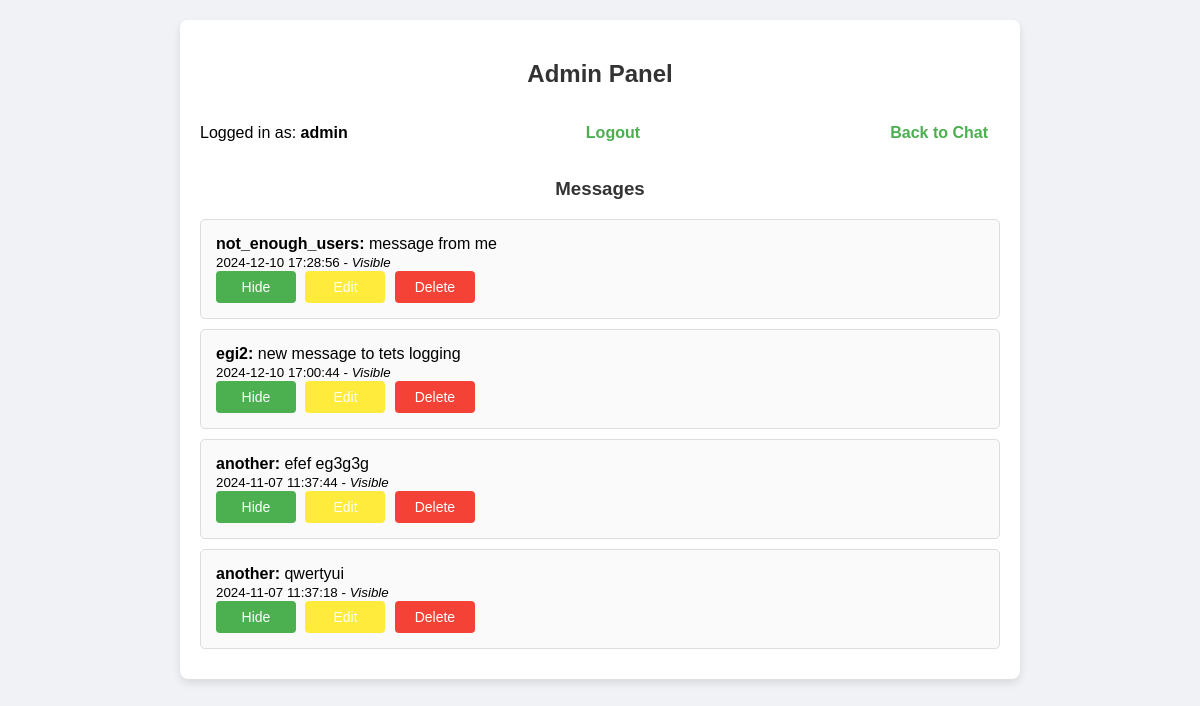
Page /admin (signed in) on the committed database.
### models.py (models this page shows)
class Message(db.Model):
    __tablename__ = 'messages'
    id = db.Column(db.Integer, primary_key=True)
    user_id = db.Column(db.Integer, db.ForeignKey('users.id'), nullable=False)
    content = db.Column(db.Text, nullable=False)
    timestamp = db.Column(db.DateTime, default=datetime.utcnow)
    visible = db.Column(db.Boolean, default=True)
    user = db.relationship('User', backref=db.backref('messages', lazy=True))

class User(db.Model):
    __tablename__ = 'users'
    id = db.Column(db.Integer, primary_key=True)
    username = db.Column(db.String(150), unique=True, nullable=False)
    password = db.Column(db.String(150), nullable=False)

### app.py (the view, shortened to what this page needs)
@app.route('/admin', methods=['GET', 'POST'])
def admin():
    if not session.get('is_admin'):
        flash('Access denied.', 'danger')
        return redirect(url_for('login'))
    messages = Message.query.order_by(Message.id.desc()).all()
    return render_template('admin.html', messages=messages)

### templates/admin.html (shortened to what this page needs)
{% extends "base.html" %}
{% block content %}
  <h2>Admin Panel</h2>
  <div class="header">
    <p>Logged in as: <strong>{{ session.get('username') }}</strong></p>
    <a href="{{ url_for('logout') }}" class="logout-button">Logout</a>
    <a href="{{ url_for('chat') }}">Back to Chat</a>
  </div>
  <h3>Messages</h3>
  {% for message in messages %}
    <div class="message">
      <strong>{{ message.user.username }}:</strong>
      {% if message.id == (request.args.get('edit_id') | int) %}
        <form method="POST" action="{{ url_for('admin') }}">
          <input type="hidden" name="message_id" value="{{ message.id }}">
          <textarea name="new_content">{{ message.content }}</textarea>
          <button type="submit" name="action" value="save_edit">Save</button>
          <a href="{{ url_for('admin') }}">Cancel</a>
        </form>
      {% else %}
        {{ message.content }}
        <br><small>{{ message.timestamp.strftime('%Y-%m-%d %H:%M:%S') }} -
        <em>{{ 'Visible' if message.visible else 'Hidden' }}</em></small>
        <div class="button-group">
          <form method="POST" style="display: inline;">
            <button type="submit" name="action" value="toggle_visibility" class="button-toggle">
              {{ 'Hide' if message.visible else 'Show' }}
            </button>
            <a href="{{ url_for('admin', edit_id=message.id) }}" class="button-edit">Edit</a>
            <button type="submit" name="action" value="delete" class="button-delete">Delete</button>
          </form>
        </div>
      {% endif %}
    </div>
  {% endfor %}
{% endblock %}

### templates/base.html (shortened to what this page needs)
<!doctype html>
<html lang="en">
<head>
    <link rel="stylesheet" href="{{ url_for('static', filename='style.css') }}">
</head>
<body>
    <div class="container">
      {% block content %}{% endblock %}
    </div>
</body>
</html>

### static/style.css (style rules this page uses)
body { font-family: Arial, sans-serif; background-color: #f0f2f5; margin: 0; padding: 0; }
.container { max-width: 800px; margin: 20px auto; padding: 20px; background-color: #ffffff; border-radius: 8px; box-shadow: 0 4px 8px rgba(0, 0, 0, 0.1); }
h1, h2, h3 { color: #333333; text-align: center; }
.header { display: flex; justify-content: space-between; align-items: center; margin-bottom: 20px; }
.header a { color: #4CAF50; text-decoration: none; font-weight: bold; padding: 8px 12px; border-radius: 4px; transition: background-color 0.3s; }
form { display: flex; flex-direction: column; gap: 15px; }
input[type="text"], input[type="password"], textarea, input[type="submit"], button { padding: 10px; font-size: 16px; border: 1px solid #ccc; border-radius: 4px; width: 100%; box-sizing: border-box; }
input[type="submit"], button { background-color: #4CAF50; color: white; cursor: pointer; border: none; transition: background-color 0.3s; }
.button-group { display: flex; gap: 5px; align-items: center; }
.button-group button, .button-group .button-edit, .button-group .button-delete, .button-group .button-toggle { padding: 8px; font-size: 14px; border-radius: 4px; cursor: pointer; text-align: center; border: none; width: 80px; box-sizing: border-box; }
.button-edit { background-color: #ffeb3b; color: #333333; }
.button-delete { background-color: #f44336; color: #ffffff; }
.button-toggle { background-color: #4CAF50; color: #ffffff; }
.message { padding: 15px; margin-bottom: 10px; border: 1px solid #ddd; border-radius: 5px; background-color: #fafafa; }
.message strong { font-weight: bold; }
a.button-edit, a.button-cancel { display: inline-block; padding: 8px 12px; font-size: 14px; border-radius: 4px; color: white; text-decoration: none; margin: 0 5px; }

### rows in the picture
Message: user.username "not_enough_users", content "message from me", timestamp "2024-12-10 17:28:56", visible "Visible", visible "Hide"
Message: user.username "egi2", content "new message to tets logging", timestamp "2024-12-10 17:00:44", visible "Visible", visible "Hide"
Message: user.username "another", content "efef eg3g3g", timestamp "2024-11-07 11:37:44", visible "Visible", visible "Hide"
Message: user.username "another", content "qwertyui", timestamp "2024-11-07 11:37:18", visible "Visible", visible "Hide"

### other values in the picture
{{ session.get('username') }} "admin"
